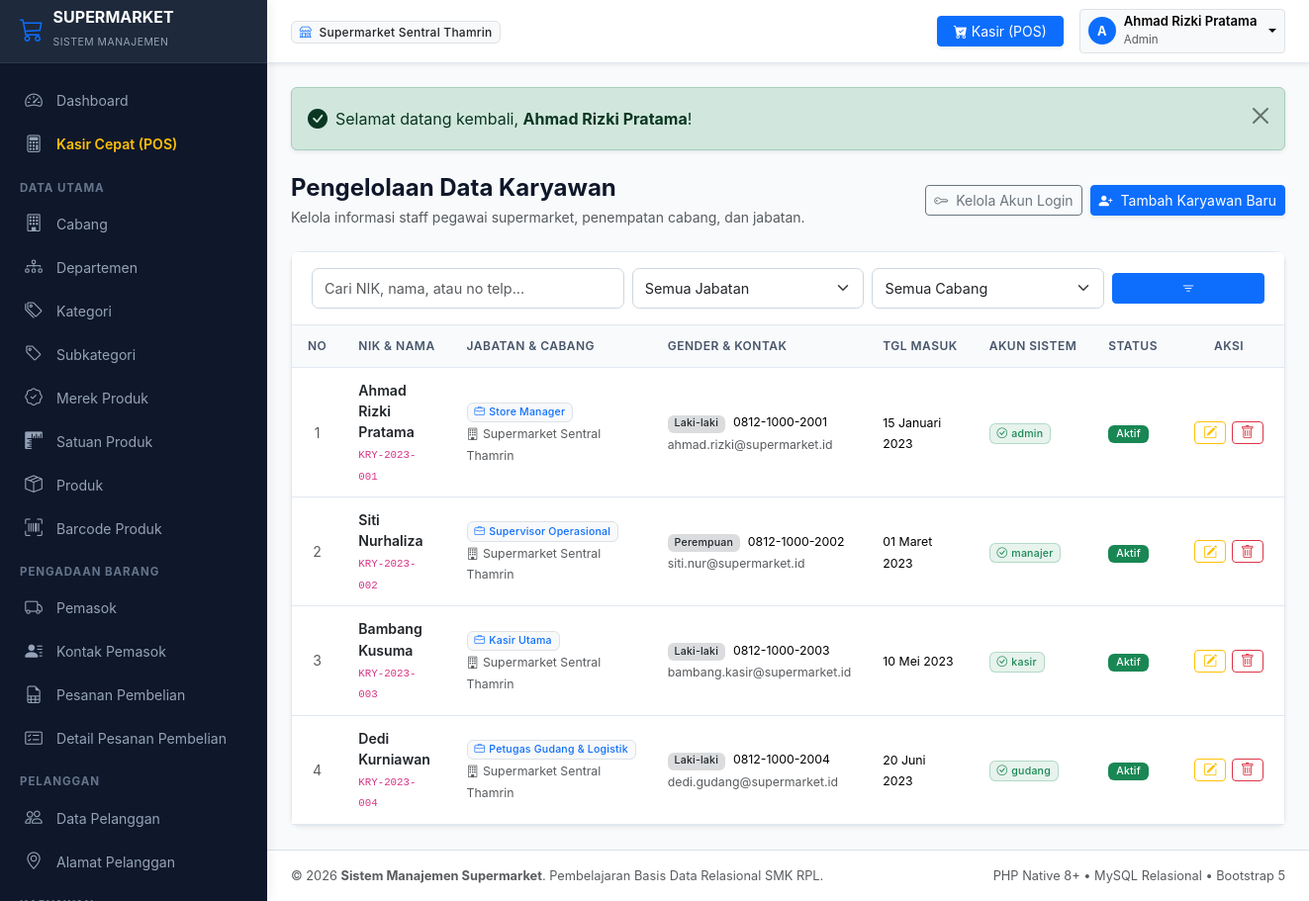
The app's page /modules/karyawan/index.php (signed in) with its own data.
### tables this page shows
CREATE TABLE `karyawan` (
    `id_karyawan` INT AUTO_INCREMENT PRIMARY KEY,
    `nik` VARCHAR(30) NOT NULL UNIQUE,
    `nama_karyawan` VARCHAR(100) NOT NULL,
    `id_jabatan` INT NOT NULL,
    `id_cabang` INT NOT NULL,
    `jenis_kelamin` ENUM('L', 'P') NOT NULL,
    `nomor_telepon` VARCHAR(20) NOT NULL,
    `email` VARCHAR(100) DEFAULT NULL,
    `alamat` TEXT DEFAULT NULL,
    `tanggal_masuk` DATE NOT NULL,
    `status` ENUM('aktif', 'nonaktif') NOT NULL DEFAULT 'aktif',
    INDEX `idx_karyawan_jabatan` (`id_jabatan`),
    INDEX `idx_karyawan_cabang` (`id_cabang`),
    CONSTRAINT `fk_karyawan_jabatan` FOREIGN KEY (`id_jabatan`) 
        REFERENCES `jabatan` (`id_jabatan`) ON UPDATE CASCADE ON DELETE RESTRICT,
    CONSTRAINT `fk_karyawan_cabang` FOREIGN KEY (`id_cabang`) 
        REFERENCES `cabang` (`id_cabang`) ON UPDATE CASCADE ON DELETE RESTRICT
);

CREATE TABLE `jabatan` (
    `id_jabatan` INT AUTO_INCREMENT PRIMARY KEY,
    `kode_jabatan` VARCHAR(20) NOT NULL UNIQUE,
    `nama_jabatan` VARCHAR(50) NOT NULL,
    `gaji_pokok` DECIMAL(15,2) NOT NULL DEFAULT 0.00,
    `deskripsi` TEXT DEFAULT NULL
);

CREATE TABLE `cabang` (
    `id_cabang` INT AUTO_INCREMENT PRIMARY KEY,
    `kode_cabang` VARCHAR(20) NOT NULL UNIQUE,
    `nama_cabang` VARCHAR(100) NOT NULL,
    `alamat` TEXT NOT NULL,
    `telepon` VARCHAR(20) NOT NULL,
    `email` VARCHAR(100) DEFAULT NULL,
    `status` ENUM('aktif', 'nonaktif') NOT NULL DEFAULT 'aktif',
    `created_at` DATETIME NOT NULL DEFAULT CURRENT_TIMESTAMP,
    INDEX `idx_cabang_status` (`status`)
);

### modules/karyawan/index.php (the view, shortened to what this page needs)
<?php
require_once __DIR__ . '/../../includes/header.php';
$cari = trim($_GET['cari'] ?? '');
$halaman_aktif = (int)($_GET['halaman'] ?? 1);
$limit = 10;
$sqlCount = "
    SELECT COUNT(*)
    FROM karyawan k
    INNER JOIN jabatan j ON k.id_jabatan = j.id_jabatan
    INNER JOIN cabang c ON k.id_cabang = c.id_cabang
    WHERE 1=1
";
$params = [];
$stmt = $pdo->prepare($sqlCount);
$stmt->execute($params);
$total_data = (int)$stmt->fetchColumn();
$paginasi = hitung_pagination($total_data, $limit, $halaman_aktif);
$sqlData = "
    SELECT
        k.*,
        j.nama_jabatan,
        c.nama_cabang,
        (SELECT COUNT(*) FROM akun_karyawan ak WHERE ak.id_karyawan = k.id_karyawan) AS punya_akun,
        (SELECT ak.username FROM akun_karyawan ak WHERE ak.id_karyawan = k.id_karyawan LIMIT 1) AS username_akun
    FROM karyawan k
    INNER JOIN jabatan j ON k.id_jabatan = j.id_jabatan
    INNER JOIN cabang c ON k.id_cabang = c.id_cabang
    WHERE 1=1
";
$sqlData .= " ORDER BY k.id_karyawan ASC LIMIT {$paginasi['limit']} OFFSET {$paginasi['offset']}";
$stmt = $pdo->prepare($sqlData);
$stmt->execute($params);
$daftar_karyawan = $stmt->fetchAll();
?>
<div class="d-flex flex-column flex-md-row justify-content-between align-items-md-center gap-3 mb-4">
    <div>
        <h4 class="fw-bold mb-1">Pengelolaan Data Karyawan</h4>
        <p class="text-muted small mb-0">Kelola informasi staff pegawai supermarket, penempatan cabang, dan jabatan.</p>
    </div>
    <div class="d-flex gap-2">
        <a href="<?= base_url('modules/akun_karyawan/index.php') ?>" class="btn btn-outline-secondary btn-sm">
            <i class="bi bi-key me-1"></i> Kelola Akun Login
        </a>
        <a href="<?= base_url('modules/karyawan/tambah.php') ?>" class="btn btn-primary btn-sm shadow-sm">
            <i class="bi bi-person-plus-fill me-1"></i> Tambah Karyawan Baru
        </a>
    </div>
</div>
<div class="card shadow-sm">
    <div class="card-header bg-white py-3">
        <form method="GET" action="" class="row g-2 align-items-center">
            <div class="col-sm-4 col-md-4">
                <input type="text" name="cari" class="form-control form-control-sm" placeholder="Cari NIK, nama, atau no telp..." value="<?= escape($cari) ?>">
            </div>
            <div class="col-sm-3 col-md-3">
                <select name="id_jabatan" class="form-select form-select-sm" onchange="this.form.submit()">
                    <option value="">Semua Jabatan</option>
                </select>
            </div>
            <div class="col-sm-3 col-md-3">
                <select name="id_cabang" class="form-select form-select-sm" onchange="this.form.submit()">
                    <option value="">Semua Cabang</option>
                </select>
            </div>
            <div class="col-sm-2 col-md-2">
                <button class="btn btn-primary btn-sm w-100" type="submit"><i class="bi bi-filter"></i></button>
            </div>
        </form>
    </div>
    <div class="table-responsive">
        <table class="table table-hover align-middle">
            <thead>
                <tr>
                    <th style="width: 50px;" class="text-center">No</th>
                    <th>NIK & Nama</th>
                    <th>Jabatan & Cabang</th>
                    <th>Gender & Kontak</th>
                    <th>Tgl Masuk</th>
                    <th>Akun Sistem</th>
                    <th>Status</th>
                    <th class="text-center" style="width: 150px;">Aksi</th>
                </tr>
            </thead>
            <tbody>
                <?php if (empty($daftar_karyawan)): ?>
                    <tr>
                        <td colspan="8" class="text-center py-4 text-muted">
                            <i class="bi bi-people fs-3 d-block mb-1"></i> Data karyawan tidak ditemukan.
                        </td>
                    </tr>
                <?php else: ?>
                    <?php $no = $paginasi['dari']; foreach ($daftar_karyawan as $row): ?>
                        <tr>
                            <td class="text-center text-muted"><?= $no++ ?></td>
                            <td>
                                <div class="fw-semibold text-dark"><?= escape($row['nama_karyawan']) ?></div>
                                <small class="text-muted"><code><?= escape($row['nik']) ?></code></small>
                            </td>
                            <td>
                                <div><span class="badge bg-light text-primary border"><i class="bi bi-briefcase me-1"></i><?= escape($row['nama_jabatan']) ?></span></div>
                                <small class="text-muted"><i class="bi bi-building me-1"></i><?= escape($row['nama_cabang']) ?></small>
                            </td>
                            <td>
                                <div>
                                    <span class="badge bg-secondary bg-opacity-25 text-dark me-1"><?= ($row['jenis_kelamin'] === 'L') ? 'Laki-laki' : 'Perempuan' ?></span>
                                    <small><?= escape($row['nomor_telepon']) ?></small>
                                </div>
                                <small class="text-muted"><?= escape($row['email'] ?? '-') ?></small>
                            </td>
                            <td><small><?= tanggal_indo($row['tanggal_masuk']) ?></small></td>
                            <td>
                                <?php if ($row['punya_akun'] > 0): ?>
                                    <span class="badge bg-success bg-opacity-10 text-success border border-success border-opacity-25">
                                        <i class="bi bi-check-circle me-1"></i><?= escape($row['username_akun']) ?>
                                    </span>
                                <?php else: ?>
                                    <a href="<?= base_url('modules/akun_karyawan/tambah.php?id_karyawan=' . $row['id_karyawan']) ?>" class="badge bg-light text-warning border text-decoration-none">
                                        <i class="bi bi-plus-circle me-1"></i>Buat Akun
                                    </a>
                                <?php endif; ?>
                            </td>
                            <td><?= badge_status($row['status']) ?></td>
                            <td class="text-center">
                                <div class="btn-action-group">
                                    <a href="<?= base_url('modules/karyawan/edit.php?id=' . $row['id_karyawan']) ?>" class="btn btn-outline-warning btn-sm py-0 px-2" title="Ubah Data">
                                        <i class="bi bi-pencil-square"></i>
                                    </a>
                                    <button type="button" class="btn btn-outline-danger btn-sm py-0 px-2" data-bs-toggle="modal" data-bs-target="#modalKonfirmasiHapus" data-url="<?= base_url('modules/karyawan/hapus.php?id=' . $row['id_karyawan']) ?>" data-nama="<?= escape($row['nama_karyawan']) ?> (<?= escape($row['nik']) ?>)" title="Hapus Karyawan">
                                        <i class="bi bi-trash"></i>
                                    </button>
                                </div>
                            </td>
                        </tr>
                    <?php endforeach; ?>
                <?php endif; ?>
            </tbody>
        </table>
    </div>
</div>
<?php require_once __DIR__ . '/../../includes/footer.php'; ?>

### includes/fungsi.php (shortened to what this page needs)
<?php
function base_url($path = '') {
    $scriptName = str_replace('\\', '/', $_SERVER['SCRIPT_NAME'] ?? '');
    $parts = explode('/', trim($scriptName, '/'));
    $rootFolder = $parts[0] ?? '';
    $protocol = (!empty($_SERVER['HTTPS']) && $_SERVER['HTTPS'] !== 'off') ? 'https' : 'http';
    $host = $_SERVER['HTTP_HOST'] ?? 'localhost';
    $base = $protocol . '://' . $host . '/' . $rootFolder;
    if ($path !== '') {
        return rtrim($base, '/') . '/' . ltrim($path, '/');
    }
    return rtrim($base, '/');
}
function escape($string) {
    return htmlspecialchars((string)$string, ENT_QUOTES, 'UTF-8');
}
function tanggal_indo($datetime, $dengan_waktu = false) {
    $timestamp = strtotime($datetime);
    $bulan = [
        1 => 'Januari', 'Februari', 'Maret', 'April', 'Mei', 'Juni',
        'Juli', 'Agustus', 'September', 'Oktober', 'November', 'Desember'
    ];
    $tgl = date('d', $timestamp);
    $bln = (int)date('m', $timestamp);
    $thn = date('Y', $timestamp);
    $hasil = $tgl . ' ' . ($bulan[$bln] ?? '') . ' ' . $thn;
    return $hasil;
}
function badge_status($status) {
    $status_str = strtolower(trim((string)$status));
    $badge_class = 'bg-secondary';
    $label = ucfirst($status);
    switch ($status_str) {
        case 'aktif':
        case 'lunas':
        case 'diterima':
        case 'berhasil':
        case 'utama':
        case 'ya':
            $badge_class = 'bg-success';
            $label = ($status_str === 'ya') ? 'Ya' : ucfirst($status_str);
            break;
    }
    return "<span class=\"badge {$badge_class} px-2 py-1\">" . escape($label) . "</span>";
}
function flash_display() {
    if (isset($_SESSION['flash'])) {
        $tipe = $_SESSION['flash']['tipe'];
        $pesan = $_SESSION['flash']['pesan'];
        $icon = match($tipe) {
            'success' => 'bi-check-circle-fill',
            'danger' => 'bi-exclamation-triangle-fill',
            'warning' => 'bi-exclamation-circle-fill',
            default => 'bi-info-circle-fill'
        };
        echo "
        <div class=\"alert alert-{$tipe} alert-dismissible fade show d-flex align-items-center mb-4 shadow-sm\" role=\"alert\">
            <i class=\"bi {$icon} me-2 fs-5\"></i>
            <div class=\"flex-grow-1\">{$pesan}</div>
            <button type=\"button\" class=\"btn-close\" data-bs-dismiss=\"alert\" aria-label=\"Close\"></button>
        </div>";
    }
}
function hitung_pagination($total_data, $limit = 10, $halaman_aktif = 1) {
    $total_data = max(0, (int)$total_data);
    $limit = max(1, (int)$limit);
    $total_halaman = max(1, (int)ceil($total_data / $limit));
    $halaman_aktif = max(1, min((int)$halaman_aktif, $total_halaman));
    $offset = ($halaman_aktif - 1) * $limit;
    $dari = $total_data > 0 ? $offset + 1 : 0;
    $sampai = min($offset + $limit, $total_data);
    return [
        'total_data' => $total_data,
        'limit' => $limit,
        'halaman_aktif' => $halaman_aktif,
        'total_halaman' => $total_halaman,
        'offset' => $offset,
        'dari' => $dari,
        'sampai' => $sampai
    ];
}

### assets/css/style.css (style rules this page uses)
:root { --primary-color: #2563eb; --primary-hover: #1d4ed8; --secondary-color: #475569; --sidebar-bg: #0f172a; --sidebar-header: #1e293b; --sidebar-color: #94a3b8; --sidebar-hover: #ffffff; --sidebar-active-bg: #2563eb; --body-bg: #f8fafc; --card-bg: #ffffff; --border-color: #e2e8f0; --text-primary: #0f172a; --text-secondary: #64748b; --sidebar-width: 270px; --header-height: 64px; }
body { font-family: -apple-system, BlinkMacSystemFont, "Segoe UI", Roboto, "Helvetica Neue", Arial, sans-serif; background-color: var(--body-bg); color: var(--text-primary); min-height: 100vh; overflow-x: hidden; }
.card { border: 1px solid var(--border-color); border-radius: 0.6rem; box-shadow: 0 1px 3px rgba(0, 0, 0, 0.04); background-color: #ffffff; }
.card-header { background-color: #ffffff; border-bottom: 1px solid var(--border-color); padding: 1rem 1.25rem; font-weight: 600; }
.table { margin-bottom: 0; font-size: 0.88rem; vertical-align: middle; }
.table thead th { background-color: #f8fafc; color: #475569; font-weight: 600; text-transform: uppercase; font-size: 0.75rem; letter-spacing: 0.04em; border-bottom: 1px solid var(--border-color); white-space: nowrap; padding: 0.75rem 1rem; }
.table tbody td { padding: 0.75rem 1rem; border-bottom: 1px solid var(--border-color); }
.badge { font-weight: 500; letter-spacing: 0.02em; }
.form-control, .form-select { border-color: #cbd5e1; font-size: 0.9rem; border-radius: 0.45rem; padding: 0.55rem 0.75rem; }
.btn-action-group { display: inline-flex; gap: 0.35rem; }

### records on screen
karyawan: nama_karyawan "Ahmad Rizki Pratama", nik "KRY-2023-001", id_jabatan.nama_jabatan "Store Manager", id_cabang.nama_cabang "Supermarket Sentral Thamrin", jenis_kelamin "Laki-laki", nomor_telepon "0812-1000-2001", email "ahmad.rizki@supermarket.id", tanggal_masuk "15 Januari 2023", username_akun "admin", status "Aktif"
karyawan: nama_karyawan "Siti Nurhaliza", nik "KRY-2023-002", id_jabatan.nama_jabatan "Supervisor Operasional", id_cabang.nama_cabang "Supermarket Sentral Thamrin", jenis_kelamin "Perempuan", nomor_telepon "0812-1000-2002", email "siti.nur@supermarket.id", tanggal_masuk "01 Maret 2023", username_akun "manajer", status "Aktif"
karyawan: nama_karyawan "Bambang Kusuma", nik "KRY-2023-003", id_jabatan.nama_jabatan "Kasir Utama", id_cabang.nama_cabang "Supermarket Sentral Thamrin", jenis_kelamin "Laki-laki", nomor_telepon "0812-1000-2003", email "bambang.kasir@supermarket.id", tanggal_masuk "10 Mei 2023", username_akun "kasir", status "Aktif"
karyawan: nama_karyawan "Dedi Kurniawan", nik "KRY-2023-004", id_jabatan.nama_jabatan "Petugas Gudang & Logistik", id_cabang.nama_cabang "Supermarket Sentral Thamrin", jenis_kelamin "Laki-laki", nomor_telepon "0812-1000-2004", email "dedi.gudang@supermarket.id", tanggal_masuk "20 Juni 2023", username_akun "gudang", status "Aktif"

### other values on screen
$user_aktif['nama_cabang'] "Supermarket Sentral Thamrin"
substr($user_aktif['nama_karyawan'], 0, 1) "A"
$user_aktif['nama_karyawan'] "Ahmad Rizki Pratama"
$user_aktif['peran'] "Admin"
$pesan "Selamat datang kembali, Ahmad Rizki Pratama !"
